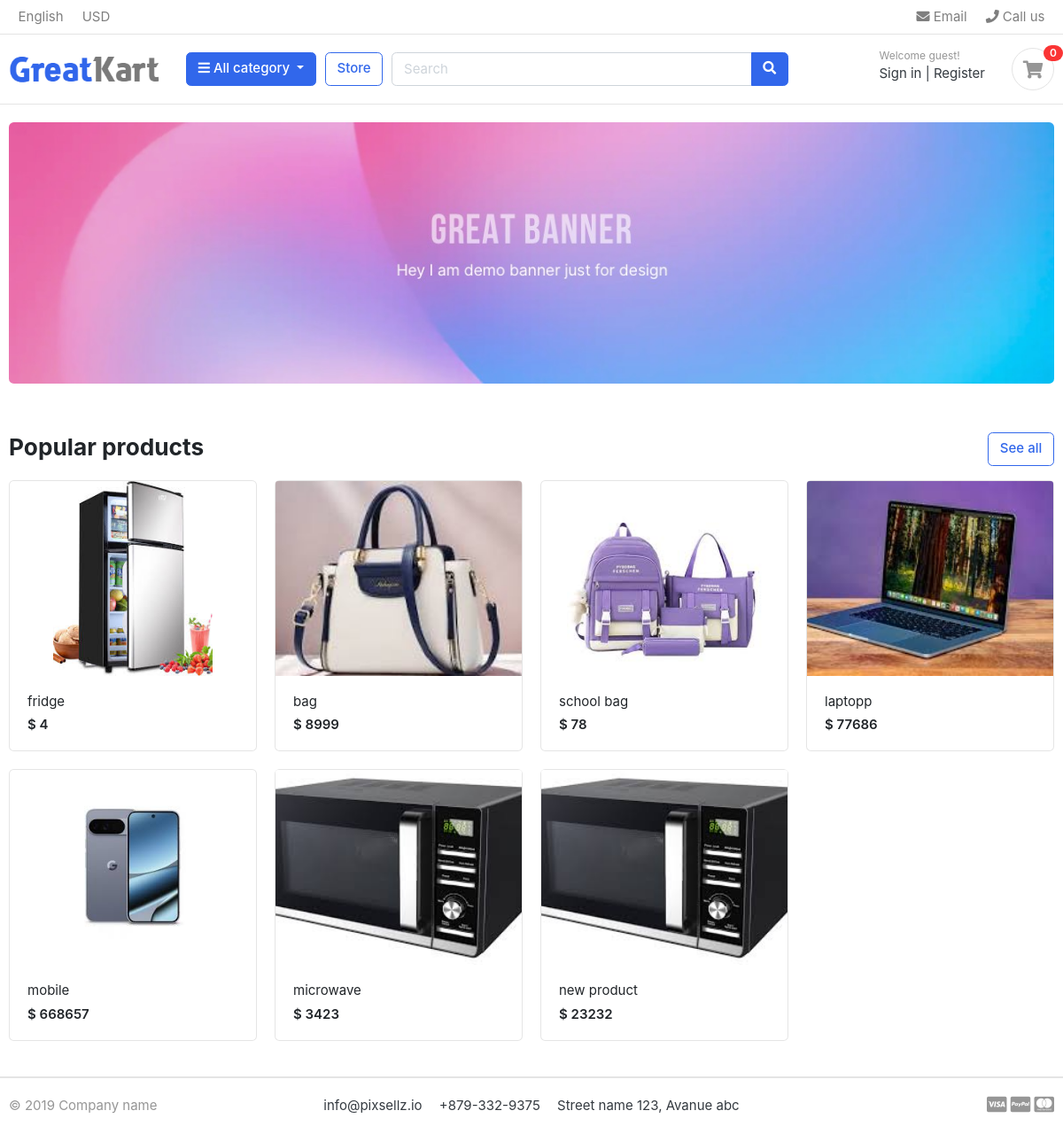
The page / on the database its author committed.
### store/models.py (models this page shows, shortened)
class Product(models.Model):
    product_name=models.CharField(max_length=200,unique=True)
    slug=models.SlugField(max_length=255,unique=True)
    description=models.TextField(max_length=500,blank=True)
    price=models.IntegerField()
    image=models.ImageField(upload_to='products')
    stock=models.IntegerField()
    is_available=models.BooleanField(default=True)
    category=models.ForeignKey(Category,on_delete=models.CASCADE)
    created_date=models.DateTimeField(auto_now_add=True)
    modified_date=models.DateTimeField(auto_now_add=True)
    def get_url(self):
        return reverse('product_detail',args=[self.category.slug,self.slug]) # self.slug means that product slug

### greatkart/views.py (the view)
# urls.py: 2. Add a URL to urlpatterns:  path('', views.home, name='home')
def home(request):
    products=Product.objects.all().filter(is_available=True) # only filter that produt that is the available
    context={
        'products':products
    }
    return render(request,'home.html',context)

### carts/context_processor.py (called while the page is built)
def counter(request):
    cart_count=0
    if 'admin' in request.path:
        return{}
    else:
        try:
            cart=Cart.objects.filter(cart_id=_cart_id(request))
            cart_items=CartItem.objects.all().filter(cart=cart[:1])
            for cart_item in cart_items:
                cart_count+=cart_item.quantity
        except Cart.DoesNotExist:
            cart_count=0
    return dict(cart_count=cart_count)

### carts/views.py (called while the page is built)
def _cart_id(request):  # _private function
    cart = request.session.session_key
    if not cart:
        cart = request.session.create()
    return cart

### category/context_processor.py (called while the page is built)
def menu_links(request):
    links=Category.objects.all()
    return dict(links=links)

### category/models.py (called while the page is built)
    def get_url(self):
        return reverse('products_by_category',args=[self.slug])

### store/templates/home.html
{% extends 'base.html'%}
{% load static %}
{% block content %}
<section class="section-intro padding-y-sm">
<div class="container">
<div class="intro-banner-wrap">
	<img src="{% static 'images/banners/1.jpg'%}" class="img-fluid rounded">
</div>
</div>
</section>
<section class="section-name padding-y-sm">
<div class="container">
<header class="section-heading">
	<a href="{% url 'store' %}" class="btn btn-outline-primary float-right">See all</a>
	<h3 class="section-title">Popular products</h3>
</header>
<div class="row">
	{% for product in products %}
	<div class="col-md-3">
		<div class="card card-product-grid">
			<a href="{{product.get_url}}" class="img-wrap"> <img src="{{ product.image.url }}"> </a>
			<figcaption class="info-wrap">
				<a href="{{product.get_url}}" class="title">{{ product.product_name }}</a>
				<div class="price mt-1">$ {{ product.price }}</div>
			</figcaption>
		</div>
	</div>
	{% endfor %}
</div>
</div>
</section>
</body>
</html>
{% endblock %}

### store/templates/base.html (shortened to what this page needs)
{%  load static %}
<!DOCTYPE HTML>
<html lang="en">
<head>
<link href="{% static 'css/bootstrap.css' %}" rel="stylesheet" type="text/css"/>
<link href="{% static 'fonts/fontawesome/css/all.min.css'%}" type="text/css" rel="stylesheet">
<link href="{% static 'css/ui.css' %}" rel="stylesheet" type="text/css"/>
<link href="{% static 'css/responsive.css'%}" rel="stylesheet" media="only screen and (max-width: 1200px)" />
</head>
<body>
{%include 'includes/navbar.html' %}
{% block content %}
{% endblock %}
{%include 'includes/footer.html' %}

### store/templates/includes/navbar.html (shortened to what this page needs)
{% load static %}
<header class="section-header">
<nav class="navbar p-md-0 navbar-expand-sm navbar-light border-bottom">
<div class="container">
  <div class="collapse navbar-collapse" id="navbarTop4">
    <ul class="navbar-nav mr-auto">
    	<li class="nav-item dropdown">
		 	<a href="#" class="nav-link">   English </a>
		</li>
		<li class="nav-item dropdown">
			<a href="#" class="nav-link"> USD </a>
		</li>
    </ul>
    <ul class="navbar-nav">
		<li><a href="#" class="nav-link"> <i class="fa fa-envelope"></i> Email </a></li>
		<li><a href="#" class="nav-link"> <i class="fa fa-phone"></i> Call us </a></li>
	</ul>
  </div>
</div>
</nav>
<section class="header-main border-bottom">
	<div class="container">
<div class="row align-items-center">
	<div class="col-lg-2 col-md-3 col-6">
		<a href="{%url 'home'%}" class="brand-wrap">
			<img class="logo" src="{%static './images/logo.png'%}">
		</a>
	</div>
	<div class="col-lg col-sm col-md col-6 flex-grow-0">
		<div class="category-wrap dropdown d-inline-block float-right">
			<button type="button" class="btn btn-primary dropdown-toggle" data-toggle="dropdown">
				<i class="fa fa-bars"></i> All category
			</button>
		</div>
	</div>
	<a href="{% url 'store'%}" class="btn btn-outline-primary">Store</a>
	<div class="col-lg  col-md-6 col-sm-12 col">
		<form action="{% url 'search' %}" class="search" method="GET">
			<div class="input-group w-100">
			    <input type="text" class="form-control" style="width:60%;" placeholder="Search" name="keyword">
			    <div class="input-group-append">
			      <button class="btn btn-primary" type="submit">
			        <i class="fa fa-search"></i>
			      </button>
			    </div>
		    </div>
		</form>
	</div>
	<div class="col-lg-3 col-sm-6 col-8 order-2 order-lg-3">
				<div class="d-flex justify-content-end mb-3 mb-lg-0">
					<div class="widget-header">
						<small class="title text-muted">Welcome guest!</small>
						<div>
							<a href="./signin.html">Sign in</a> <span class="dark-transp"> | </span>
							<a href="./register.html"> Register</a>
						</div>
					</div>
					<a href="{% url 'cart'%}" class="widget-header pl-3 ml-3">
						<div class="icon icon-sm rounded-circle border"><i class="fa fa-shopping-cart"></i></div>
						<span class="badge badge-pill badge-danger notify">{{cart_count}}</span>
					</a>
				</div>
			</div>
</div>
	</div>
</section>
</header>

### store/templates/includes/footer.html
{% load static %}
<footer class="section-footer border-top">
	<div class="container">
		<section class="footer-bottom border-top row">
			<div class="col-md-2">
				<p class="text-muted"> &copy 2019 Company name </p>
			</div>
			<div class="col-md-8 text-md-center">
				<span  class="px-2">info@pixsellz.io</span>
				<span  class="px-2">+879-332-9375</span>
				<span  class="px-2">Street name 123, Avanue abc</span>
			</div>
			<div class="col-md-2 text-md-right text-muted">
				<i class="fab fa-lg fa-cc-visa"></i>
				<i class="fab fa-lg fa-cc-paypal"></i>
				<i class="fab fa-lg fa-cc-mastercard"></i>
			</div>
		</section>
	</div>
</footer>

### store/static/css/ui.css (style rules this page uses)
html { font-family: "Inter", sans-serif; font-size: 15px; }
.img-wrap { text-align: center; display: block; }
.img-wrap img { max-width: 100%; }
.icon-xs, .icon-sm, .icon-md, .icon-lg { display: inline-block; text-align: center; flex-shrink: 0; flex-grow: 0; }
.icon-sm { width: 48px; height: 48px; line-height: 48px !important; font-size: 20px; }
.padding-y-sm { padding-top: 20px; padding-bottom: 20px; }
.section-heading { margin-bottom: 20px; margin-top: 15px; }
.section-title { color: #212529; }
p:last-child { margin-bottom: 0; }
.header-main { position: relative; padding-top: 1rem; padding-bottom: 1rem; }
.brand-wrap .logo, .navbar-brand .logo { margin-right: 7px; max-height: 42px; display: inline-block; }
.widget-header { display: inline-block; vertical-align: middle; position: relative; }
.widget-header a { color: #343a40; }
.widget-header i { color: #969696; }
.widget-header .title { display: block; }
.widget-header .notify { position: absolute; top: -3px; right: -10px; }
.footer-bottom { padding-top: 20px; padding-bottom: 20px; }
[class*=card-product] a.title { color: #212529; display: block; }
[class*=card-product] .img-wrap { overflow: hidden; position: relative; }
[class*=card-product] .img-wrap img { height: 100%; max-width: 100%; width: auto; display: inline-block; -o-object-fit: cover; object-fit: cover; }
.card-product-grid { margin-bottom: 20px; }
.card-product-grid .img-wrap { border-radius: 0.2rem 0.2rem 0 0; height: 220px; }
.card-product-grid .info-wrap { overflow: hidden; padding: 18px 20px; }
.card .img-wrap { overflow: hidden; }
.notify { position: absolute; top: -4px; right: -10px; display: inline-block; padding: 0.25em 0.6em; font-size: 12px; line-height: 1; text-align: center; border-radius: 3rem; color: #fff; background-color: #fa3434; }
.price { font-weight: 600; color: #212529; }

### rows shown on the page
Product: image (picture), product_name "fridge", price "4"
Product: image (picture), product_name "bag", price "8999"
Product: image (picture), product_name "school bag", price "78"
Product: image (picture), product_name "laptopp", price "77686"
Product: image (picture), product_name "mobile", price "668657"
Product: image (picture), product_name "microwave", price "3423"
Product: image (picture), product_name "new product", price "23232"

### other values the page prints
{{ cart_count }} "0"
